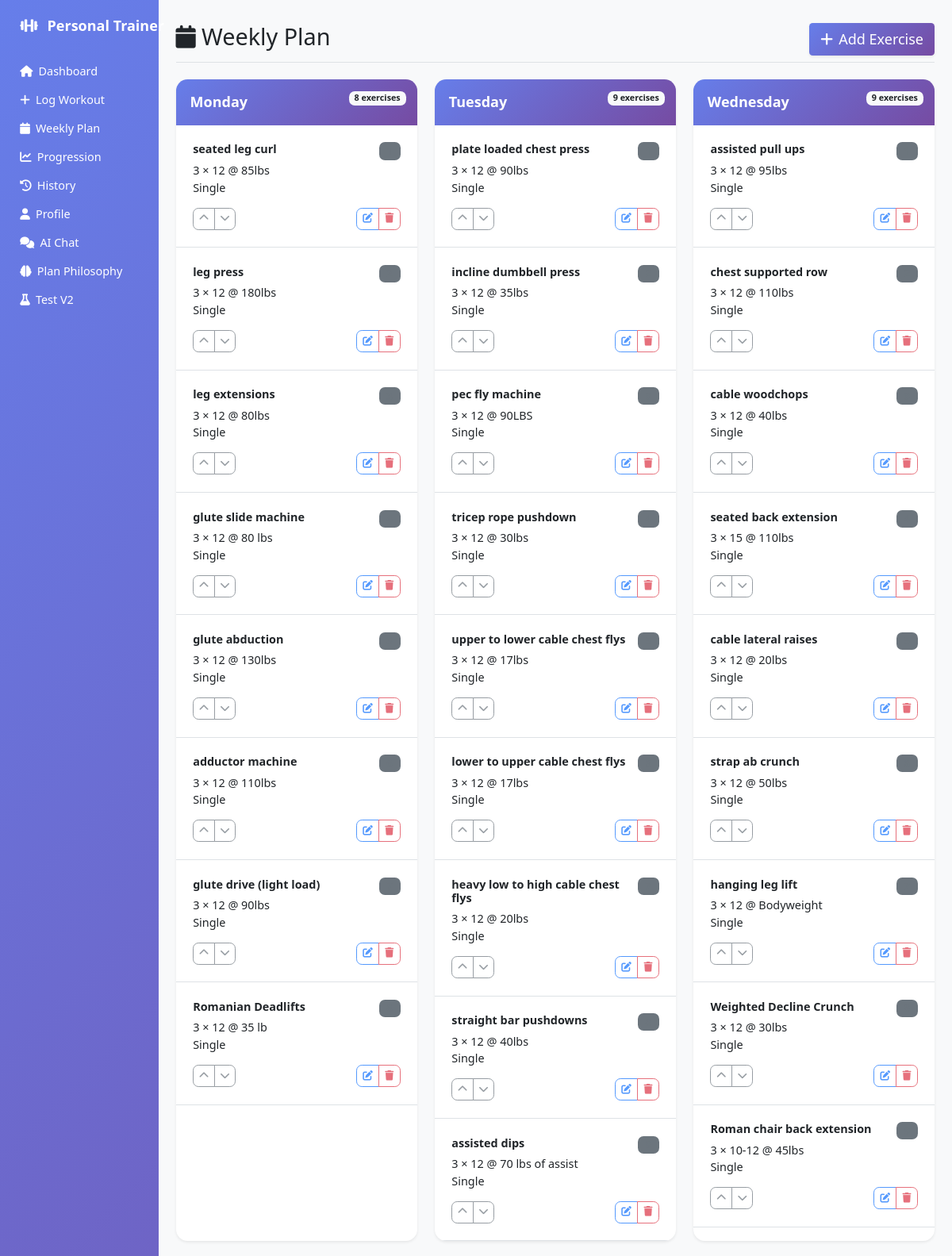
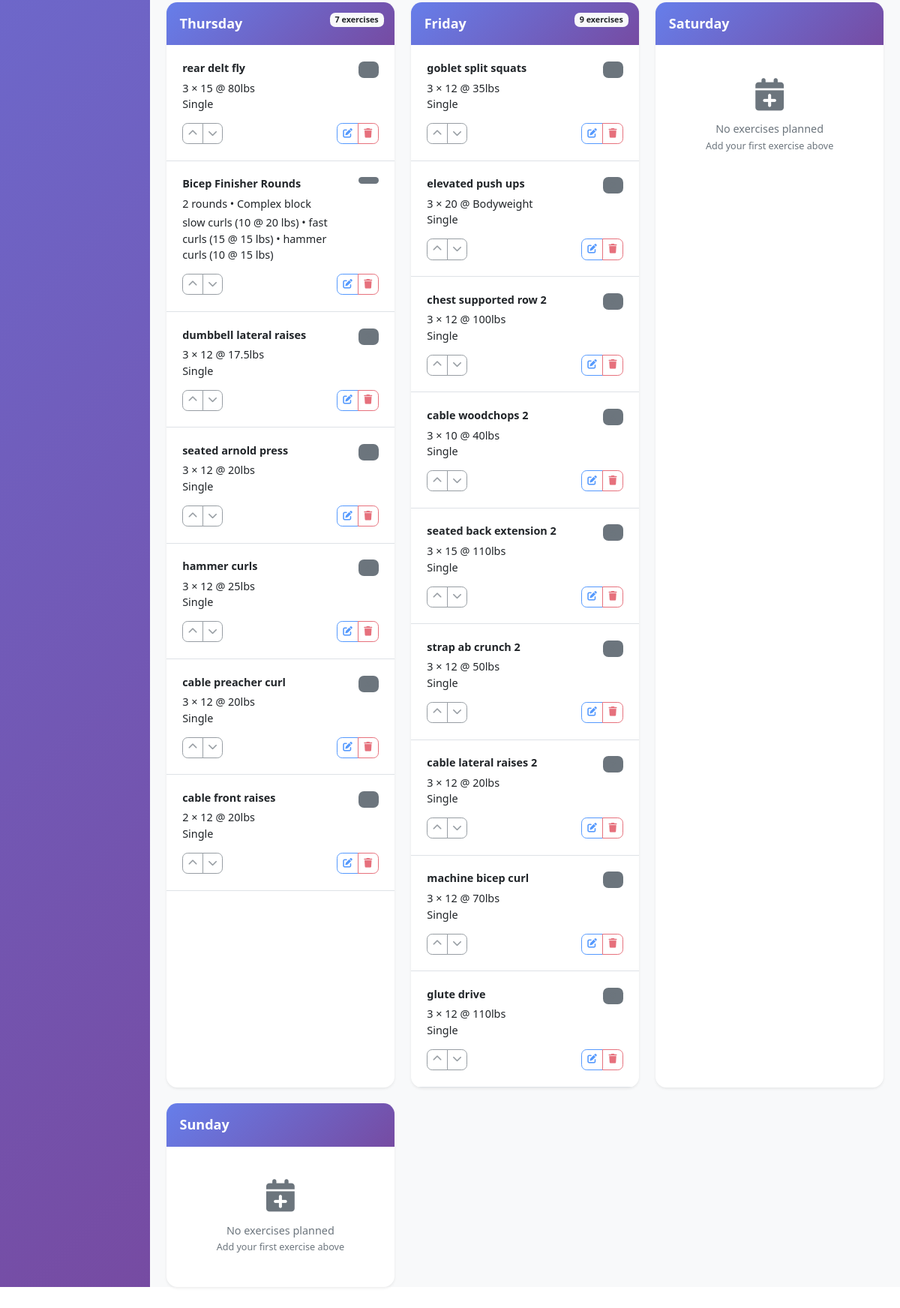
The page /weekly_plan on the database its author committed (2 pictures, top to bottom).
### tables this page shows
CREATE TABLE weekly_plan (
    id INTEGER PRIMARY KEY AUTOINCREMENT,
    day_of_week TEXT,
    exercise_name TEXT,
    target_sets INTEGER,
    target_reps TEXT,
    target_weight TEXT,
    exercise_order INTEGER,
    notes TEXT,
    created_date TEXT,
    updated_date TEXT
, order_index INTEGER DEFAULT 1, exercise_type TEXT DEFAULT "working_set", progression_rate TEXT DEFAULT "normal", created_by TEXT DEFAULT "user", newly_added BOOLEAN DEFAULT FALSE, date_added TEXT, progression_notes TEXT, block_type TEXT DEFAULT "single", meta_json TEXT DEFAULT "{}", members_json TEXT DEFAULT "[]");

### app.py (the view)
@app.route('/weekly_plan')
def weekly_plan():
    conn = get_db_connection()
    cursor = conn.cursor()
    cursor.execute("""
        SELECT
            id,
            day_of_week,
            exercise_name,
            COALESCE(target_sets, 0)      AS t_sets,
            COALESCE(target_reps, '')     AS t_reps,
            COALESCE(target_weight, '')   AS t_weight,
            COALESCE(exercise_order, 999) AS ord,
            COALESCE(block_type, 'single')  AS block_type,
            COALESCE(meta_json, '{}')       AS meta_json,
            COALESCE(members_json, '[]')    AS members_json
        FROM weekly_plan
        ORDER BY day_of_week, ord
    """)
    import json
    rows = cursor.fetchall()
    conn.close()
    plan_by_day = {}
    for row in rows:
        (row_id, day, exercise_name, t_sets, t_reps, t_weight, ord_idx,
         block_type, meta_json, members_json) = row
        if day not in plan_by_day:
            plan_by_day[day] = []
        if (block_type or '').lower() == 'circuit':
            try:
                meta = json.loads(meta_json) if meta_json else {}
            except Exception:
                meta = {}
            try:
                members = json.loads(members_json) if members_json else []
            except Exception:
                members = []
            try:
                rounds = int(meta.get('rounds', 1))
            except Exception:
                rounds = 1
            rounds = max(1, rounds)
            circuit_sets = []
            for r in range(rounds):
                for mi, m in enumerate(members):
                    circuit_sets.append({
                        'exercise': m.get('exercise', ''),
                        'block_type': 'circuit',
                        'member_idx': mi,
                        'set_idx': r,
                        'reps': m.get('reps'),
                        'weight': m.get('weight'),
                        'tempo': m.get('tempo'),
                        'status': 'planned'
                    })
            plan_by_day[day].append({
                'id': row_id,
                'block_type': 'circuit',
                'label': exercise_name,   # block title
                'order_index': ord_idx,
                'meta': meta,             # includes rounds
                'members': members,       # [{exercise, reps, weight, ...}]
                'sets': circuit_sets
            })
        else:
            plan_by_day[day].append({
                'id': row_id,
                'block_type': 'single',
                'exercise': exercise_name,
                'sets': t_sets,
                'reps': t_reps,
                'weight': t_weight,
                'order': ord_idx
            })
    return render_template('weekly_plan.html', plan_by_day=plan_by_day)

### app.py (called while the page is built)
def get_db_connection():
    conn = sqlite3.connect('workout_logs.db', timeout=60.0, check_same_thread=False)
    conn.execute('PRAGMA journal_mode=WAL')  # Enable WAL mode for better concurrency
    conn.execute('PRAGMA busy_timeout=30000')  # 30 second busy timeout
    conn.execute('PRAGMA synchronous=NORMAL')  # Better performance while still safe
    return conn

### templates/weekly_plan.html (shortened to what this page needs)
{% extends "base.html" %}
{% block content %}
<div class="d-flex justify-content-between flex-wrap flex-md-nowrap align-items-center pt-3 pb-2 mb-4 border-bottom">
    <h1 class="h2"><i class="fas fa-calendar me-2"></i>Weekly Plan</h1>
    <button class="btn btn-primary btn-lg shadow-sm" data-bs-toggle="modal" data-bs-target="#addExerciseModal">
        <i class="fas fa-plus me-2"></i>Add Exercise
    </button>
</div>
<div class="row g-4">
    {% set days = ['monday', 'tuesday', 'wednesday', 'thursday', 'friday', 'saturday', 'sunday'] %}
    {% for day in days %}
        <div class="col-md-6 col-xl-4">
            <div class="card h-100 shadow-sm border-0" style="border-radius: 16px; overflow: hidden;">
                <div class="card-header text-white position-relative" style="background: linear-gradient(135deg, #667eea 0%, #764ba2 100%); border: none; padding: 1.25rem;">
                    <h5 class="mb-0 fw-bold">{{ day.title() }}</h5>
                    {% if day in plan_by_day %}
                        <span class="badge bg-light text-dark position-absolute top-0 end-0 m-3">
                            {{ plan_by_day[day]|length }} exercises
                        </span>
                    {% endif %}
                </div>
                <div class="card-body p-0">
                    {% if day in plan_by_day %}
                        {% for exercise in plan_by_day[day] %}
                            <div class="exercise-item border-bottom p-4 position-relative" style="transition: all 0.2s ease;">
                                <div class="d-flex justify-content-between align-items-start mb-3">
                                    <div class="flex-grow-1 me-3">
                                        <h6 class="fw-bold mb-2 text-dark">
                                            {% if exercise.block_type == 'circuit' %}
                                                {{ exercise.label }}
                                            {% else %}
                                                {{ exercise.exercise }}
                                            {% endif %}
                                        </h6>
                                        <div class="exercise-info">
                            {% if exercise.block_type == 'circuit' %}
                              <div class="text-sm text-muted-foreground">
                                {{ exercise.meta.rounds or 1 }} rounds • Complex block
                              </div>
                              <div class="mt-1 text-sm">
                                {% if exercise.members and exercise.members|length > 0 %}
                                  {% for m in exercise.members %}
                                    {% set exname = m.exercise or m.name or 'Movement' %}
                                    {% if m.reps is not none and m.weight %}
                                      {{ exname }} ({{ m.reps }} @ {{ m.weight }})
                                    {% elif m.reps is not none %}
                                      {{ exname }} ({{ m.reps }} reps)
                                    {% elif m.weight %}
                                      {{ exname }} ({{ m.weight }})
                                    {% else %}
                                      {{ exname }}
                                    {% endif %}
                                    {% if not loop.last %} • {% endif %}
                                  {% endfor %}
                                {% endif %}
                              </div>
                            {% else %}
                              <div class="text-sm text-muted-foreground">
                                {{ exercise.sets }} × {{ exercise.reps }}{% if exercise.weight %} @ {{ exercise.weight }}{% endif %}
                              </div>
                              <div class="text-xs">Single</div>
                            {% endif %}
                        </div>
                                    </div>
                                    <span class="badge bg-secondary bg-opacity-20 text-secondary fw-bold" style="font-size: 0.9rem; min-width: 30px;">
                                    </span>
                                </div>
                                <div class="exercise-actions">
                                    <div class="btn-toolbar justify-content-between" role="toolbar">
                                        <div class="btn-group btn-group-sm" role="group">
                                            <button class="btn btn-outline-secondary btn-sm"
                                                    onclick="moveExercise('{{ day }}', '{{ exercise.exercise }}', 'up')"
                                                    style="border-radius: 8px 0 0 8px;">
                                                <i class="fas fa-chevron-up"></i>
                                            </button>
                                            <button class="btn btn-outline-secondary btn-sm"
                                                    onclick="moveExercise('{{ day }}', '{{ exercise.exercise }}', 'down')"
                                                    style="border-radius: 0 8px 8px 0;">
                                                <i class="fas fa-chevron-down"></i>
                                            </button>
                                        </div>
                                        <div class="btn-group btn-group-sm" role="group">
                                            <button class="btn btn-outline-primary btn-sm edit-btn"
                                                    data-id="{{ exercise.id }}"
                                                    data-day="{{ day }}"
                                                    data-exercise="{{ exercise.exercise }}"
                                                    data-sets="{{ exercise.sets }}"
                                                    data-reps="{{ exercise.reps }}"
                                                    data-weight="{{ exercise.weight }}"
                                                    data-notes="{{ exercise.notes }}"
                                                    data-progression-notes="{{ exercise.progression_notes or '' }}"
                                                    style="border-radius: 8px 0 0 8px;">
                                                <i class="fas fa-edit"></i>
                                            </button>
                                            <button class="btn btn-outline-danger btn-sm"
                                                    onclick="deleteExercise('{{ day }}', '{{ exercise.exercise }}')"
                                                    style="border-radius: 0 8px 8px 0;">
                                                <i class="fas fa-trash"></i>
                                            </button>
                                        </div>
                                    </div>
                                </div>
                            </div>
                        {% endfor %}
                    {% else %}
                        <div class="text-center py-5">
                            <i class="fas fa-calendar-plus fa-3x text-muted mb-3"></i>
                            <p class="text-muted mb-0">No exercises planned</p>
                            <small class="text-muted">Add your first exercise above</small>
                        </div>
                    {% endif %}
                </div>
            </div>
        </div>
    {% endfor %}
</div>
{% endblock %}

### templates/base.html (shortened to what this page needs)
<!DOCTYPE html>
<html lang="en">
<head>
    <link href="https://cdn.jsdelivr.net/npm/bootstrap@5.1.3/dist/css/bootstrap.min.css" rel="stylesheet">
    <link href="https://cdnjs.cloudflare.com/ajax/libs/font-awesome/6.0.0/css/all.min.css" rel="stylesheet">
</head>
<body>
    <div class="container-fluid">
        <div class="row">
            <nav class="col-md-3 col-lg-2 d-md-block sidebar collapse" id="mobileSidebar">
                <div class="position-sticky pt-3">
                    <div class="navbar-brand px-3 mb-4">
                        <i class="fas fa-dumbbell me-2"></i>
                        Personal Trainer
                    </div>
                    <ul class="nav flex-column">
                        <li class="nav-item">
                            <a class="nav-link text-white" href="{{ url_for('dashboard') }}">
                                <i class="fas fa-home me-2"></i>Dashboard
                            </a>
                        </li>
                        <li class="nav-item">
                            <a class="nav-link text-white" href="{{ url_for('log_workout') }}">
                                <i class="fas fa-plus me-2"></i>Log Workout
                            </a>
                        </li>
                        <li class="nav-item">
                            <a class="nav-link text-white" href="{{ url_for('weekly_plan') }}">
                                <i class="fas fa-calendar me-2"></i>Weekly Plan
                            </a>
                        </li>
                        <li class="nav-item">
                            <a class="nav-link text-white" href="{{ url_for('progression') }}">
                                <i class="fas fa-chart-line me-2"></i>Progression
                            </a>
                        </li>
                        <li class="nav-item">
                            <a class="nav-link text-white" href="{{ url_for('history') }}">
                                <i class="fas fa-history me-2"></i>History
                            </a>
                        </li>
                        <li class="nav-item">
                            <a class="nav-link text-white" href="{{ url_for('profile') }}">
                                <i class="fas fa-user me-2"></i>Profile
                            </a>
                        </li>
                        <li class="nav-item">
                            <a class="nav-link text-white" href="{{ url_for('chat') }}">
                                <i class="fas fa-comments me-2"></i>AI Chat
                            </a>
                        </li>
                        <li class="nav-item">
                            <a class="nav-link text-white" href="{{ url_for('analyze_plan') }}">
                                <i class="fas fa-brain me-2"></i>Plan Philosophy
                            </a>
                        </li>
                        <li class="nav-item">
                            <a class="nav-link text-white" href="{{ url_for('test_v2') }}">
                                <i class="fas fa-flask me-2"></i>Test V2
                            </a>
                        </li>
                    </ul>
                </div>
            </nav>
            <main class="col-md-9 ms-sm-auto col-lg-10 px-md-4 main-content">
                <div class="pt-3">
                    {% block content %}{% endblock %}
                </div>
            </main>
        </div>
    </div>
</body>
</html>

### templates/base.html (style rules this page uses)
body { zoom: 0.9; transform-origin: top left; }
.sidebar { min-height: 100vh; background: linear-gradient(135deg, #667eea 0%, #764ba2 100%); }
.main-content { background-color: #f8f9fa; min-height: 100vh; }
.card { border: none; border-radius: 15px; box-shadow: 0 4px 6px rgba(0, 0, 0, 0.1); }
.btn-primary { background: linear-gradient(135deg, #667eea 0%, #764ba2 100%); border: none; }
.navbar-brand { font-weight: bold; color: white !important; }

### templates/weekly_plan.html (style rules this page uses)
.exercise-actions { opacity: 0.7; transition: opacity 0.2s ease; }
.btn-group .btn { border-width: 1px; transition: all 0.2s ease; }
.card { transition: transform 0.2s ease, box-shadow 0.2s ease; }
.badge { border-radius: 8px; }

### rows shown on the page
weekly_plan: exercise "seated leg curl", sets "3", reps "12", weight "85lbs"
weekly_plan: exercise "leg press", sets "3", reps "12", weight "180lbs"
weekly_plan: exercise "leg extensions", sets "3", reps "12", weight "80lbs"
weekly_plan: exercise "glute slide machine", sets "3", reps "12", weight "80 lbs"
weekly_plan: exercise "glute abduction", sets "3", reps "12", weight "130lbs"
weekly_plan: exercise "adductor machine", sets "3", reps "12", weight "110lbs"
weekly_plan: exercise "glute drive (light load)", sets "3", reps "12", weight "90lbs"
weekly_plan: exercise "Romanian Deadlifts", sets "3", reps "12", weight "35 lb"
weekly_plan: exercise "plate loaded chest press", sets "3", reps "12", weight "90lbs"
weekly_plan: exercise "incline dumbbell press", sets "3", reps "12", weight "35lbs"
weekly_plan: exercise "pec fly machine", sets "3", reps "12", weight "90LBS"
weekly_plan: exercise "tricep rope pushdown", sets "3", reps "12", weight "30lbs"
weekly_plan: exercise "upper to lower cable chest flys", sets "3", reps "12", weight "17lbs"
weekly_plan: exercise "lower to upper cable chest flys", sets "3", reps "12", weight "17lbs"
weekly_plan: exercise "heavy low to high cable chest flys", sets "3", reps "12", weight "20lbs"
weekly_plan: exercise "straight bar pushdowns", sets "3", reps "12", weight "40lbs"
weekly_plan: exercise "assisted dips", sets "3", reps "12", weight "70 lbs of assist"
weekly_plan: exercise "assisted pull ups", sets "3", reps "12", weight "95lbs"
weekly_plan: exercise "chest supported row", sets "3", reps "12", weight "110lbs"
weekly_plan: exercise "cable woodchops", sets "3", reps "12", weight "40lbs"
weekly_plan: exercise "seated back extension", sets "3", reps "15", weight "110lbs"
weekly_plan: exercise "cable lateral raises", sets "3", reps "12", weight "20lbs"
weekly_plan: exercise "strap ab crunch", sets "3", reps "12", weight "50lbs"
weekly_plan: exercise "hanging leg lift", sets "3", reps "12", weight "Bodyweight"
weekly_plan: exercise "Weighted Decline Crunch", sets "3", reps "12", weight "30lbs"
weekly_plan: exercise "Roman chair back extension", sets "3", reps "10-12", weight "45lbs"
weekly_plan: exercise "rear delt fly", sets "3", reps "15", weight "80lbs"
weekly_plan: label "Bicep Finisher Rounds", meta "2", members "slow curls" "fast curls" "hammer curls", reps "10" "15" "10", weight "20 lbs" "15 lbs" "15 lbs"
weekly_plan: exercise "dumbbell lateral raises", sets "3", reps "12", weight "17.5lbs"
weekly_plan: exercise "seated arnold press", sets "3", reps "12", weight "20lbs"
weekly_plan: exercise "hammer curls", sets "3", reps "12", weight "25lbs"
weekly_plan: exercise "cable preacher curl", sets "3", reps "12", weight "20lbs"
weekly_plan: exercise "cable front raises", sets "2", reps "12", weight "20lbs"
weekly_plan: exercise "goblet split squats", sets "3", reps "12", weight "35lbs"
weekly_plan: exercise "elevated push ups", sets "3", reps "20", weight "Bodyweight"
weekly_plan: exercise "chest supported row 2", sets "3", reps "12", weight "100lbs"
weekly_plan: exercise "cable woodchops 2", sets "3", reps "10", weight "40lbs"
weekly_plan: exercise "seated back extension 2", sets "3", reps "15", weight "110lbs"
weekly_plan: exercise "strap ab crunch 2", sets "3", reps "12", weight "50lbs"
weekly_plan: exercise "cable lateral raises 2", sets "3", reps "12", weight "20lbs"
weekly_plan: exercise "machine bicep curl", sets "3", reps "12", weight "70lbs"
weekly_plan: exercise "glute drive", sets "3", reps "12", weight "110lbs"

### other values the page prints
{{ day.title() }} "Monday" "Tuesday" "Wednesday" "Thursday" "Friday" "Saturday" "Sunday"
{{ plan_by_day[day]|length }} "8" "9" "9" "7" "9"
